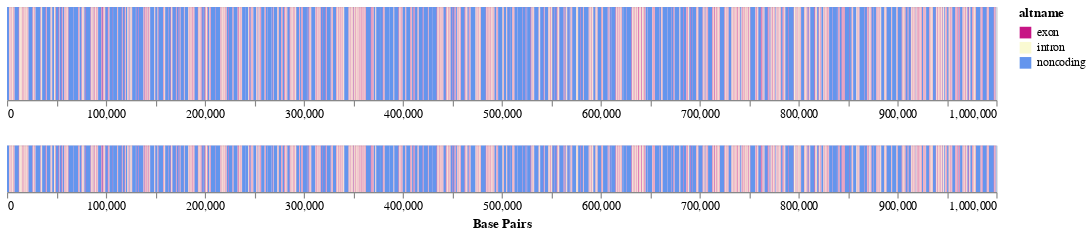

Notebook code for this chart:
### Code cell
test_chromosome.review("interactive")

### Figure 1 — Vega-Lite specification as saved in the notebook (floating-point values rounded to 4 significant figures; data arrays with more than 128 entries replaced by an {"elided": "..."} marker saying what was removed)
{"config": {"view": {"continuousWidth": 400, "continuousHeight": 300}}, "vconcat": [{"mark": "rect", "encoding": {"color": {"type": "nominal", "field": "altname", "scale": {"domain": ["exon", "intron", "noncoding"], "range": ["mediumvioletred", "lightgoldenrodyellow", "cornflowerblue"]}}, "tooltip": [{"type": "nominal", "field": "type", "title": "Element Type"}, {"type": "nominal", "field": "altname", "title": "Name"}, {"type": "quantitative", "field": "length", "title": "Length"}, {"type": "quantitative", "field": "x1", "title": "Start"}, {"type": "quantitative", "field": "x2", "title": "Stop"}], "x": {"type": "quantitative", "field": "x1", "scale": {"domain": {"selection": "selector002"}}, "title": null}, "x2": {"field": "x2"}, "y": {"type": "quantitative", "axis": null, "field": "y1"}, "y2": {"field": "y2"}}, "height": 80, "selection": {"selector002": {"type": "interval", "encodings": ["x"], "mark": {"fill": "red", "fillOpacity": 0.7}}}, "width": 850}, {"mark": "rect", "encoding": {"color": {"type": "nominal", "field": "altname", "scale": {"domain": ["exon", "intron", "noncoding"], "range": ["mediumvioletred", "lightgoldenrodyellow", "cornflowerblue"]}}, "tooltip": [{"type": "nominal", "field": "type", "title": "Element Type"}, {"type": "nominal", "field": "altname", "title": "Name"}, {"type": "quantitative", "field": "length", "title": "Length"}, {"type": "quantitative", "field": "x1", "title": "Start"}, {"type": "quantitative", "field": "x2", "title": "Stop"}], "x": {"type": "quantitative", "axis": {"title": "Base Pairs"}, "field": "x1"}, "x2": {"field": "x2"}, "y": {"type": "quantitative", "axis": null, "field": "y1"}, "y2": {"field": "y2"}}, "height": 40, "selection": {"selector002": {"type": "interval", "encodings": ["x"], "mark": {"fill": "red", "fillOpacity": 0.7}}}, "width": 850}], "data": {"name": "data-89e3e1150fd1d9a1af3211220960785e"}, "$schema": "https://vega.github.io/schema/vega-lite/v4.8.1.json", "datasets": {"data-89e3e1150fd1d9a1af3211220960785e": {"elided": "1565 records"}}}
